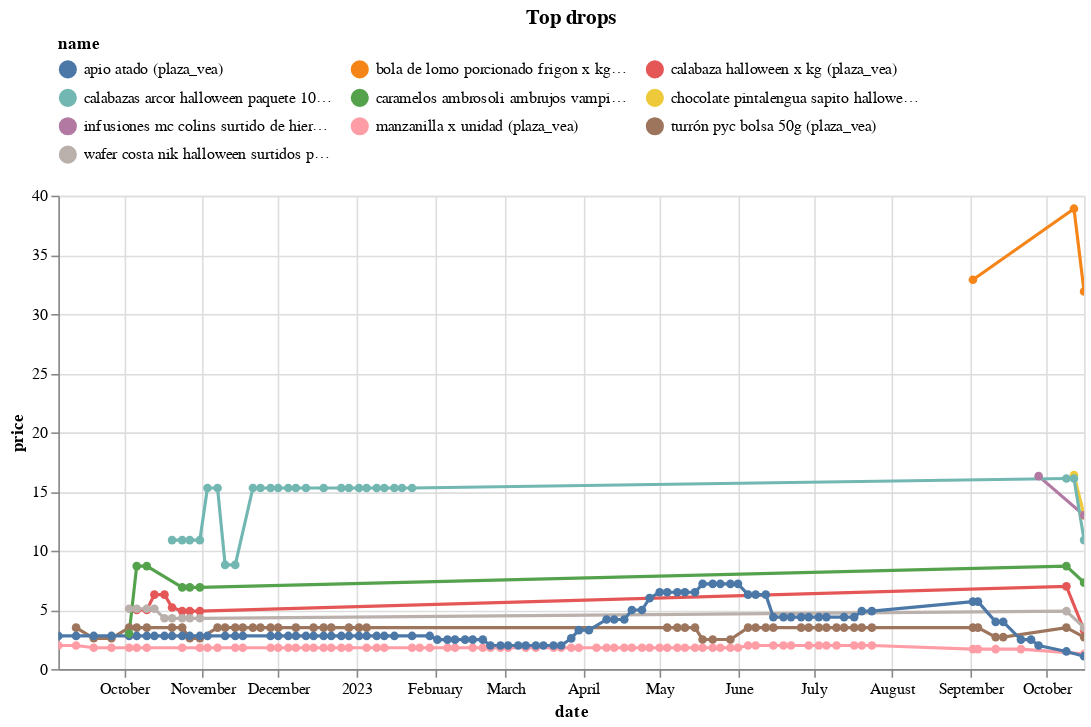

Source (notebook cell):
### Code cell
(top_changes
 .sort_values('change')
 .head(10)
 .pipe(plot_changes, 'Top drops')
)

### Figure 1 — Vega-Lite specification as saved in the notebook (floating-point values rounded to 4 significant figures; data arrays with more than 128 entries replaced by an {"elided": "..."} marker saying what was removed)
{"config": {"view": {"continuousWidth": 300, "continuousHeight": 300}, "legend": {"columns": 3, "orient": "top"}}, "data": {"name": "data-206dfe97537cda76be8d71756bdc7a14"}, "mark": {"type": "line", "point": true}, "encoding": {"color": {"field": "name", "scale": {"domain": ["apio atado (plaza_vea)", "bola de lomo porcionado frigon x kg (plaza_vea)", "calabaza halloween x kg (plaza_vea)", "calabazas arcor halloween paquete 100g (plaza_vea)", "caramelos ambrosoli ambrujos vampiros bolsa 320g (plaza_vea)", "chocolate pintalengua sapito halloween bolsa 270g (plaza_vea)", "infusiones mc colins surtido de hierbas caja 100un (plaza_vea)", "manzanilla x unidad (plaza_vea)", "turrón pyc bolsa 50g (plaza_vea)", "wafer costa nik halloween surtidos paquete 6un (plaza_vea)"]}, "type": "nominal"}, "tooltip": [{"field": "name", "type": "nominal"}, {"field": "price", "type": "quantitative"}, {"field": "last_price", "type": "quantitative"}], "x": {"field": "date", "type": "temporal"}, "y": {"field": "price", "type": "quantitative"}}, "params": [{"name": "param_3", "select": {"type": "point", "fields": ["name"]}, "bind": "legend"}, {"name": "param_4", "select": {"type": "interval", "encodings": ["x", "y"]}, "bind": "scales"}], "title": "Top drops", "transform": [{"filter": {"param": "param_3"}}], "width": 650, "$schema": "https://vega.github.io/schema/vega-lite/v5.15.1.json", "datasets": {"data-206dfe97537cda76be8d71756bdc7a14": {"elided": "282 records"}}}
